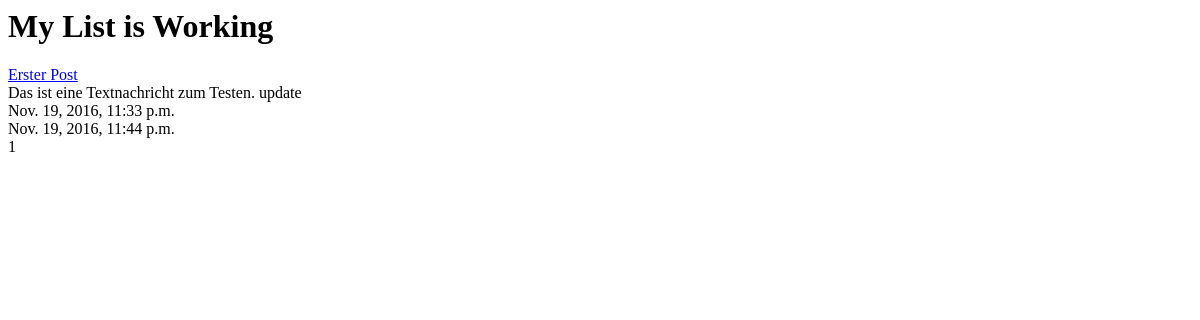
/posts/list/ (signed in), run on an earlier commit of the app's database.
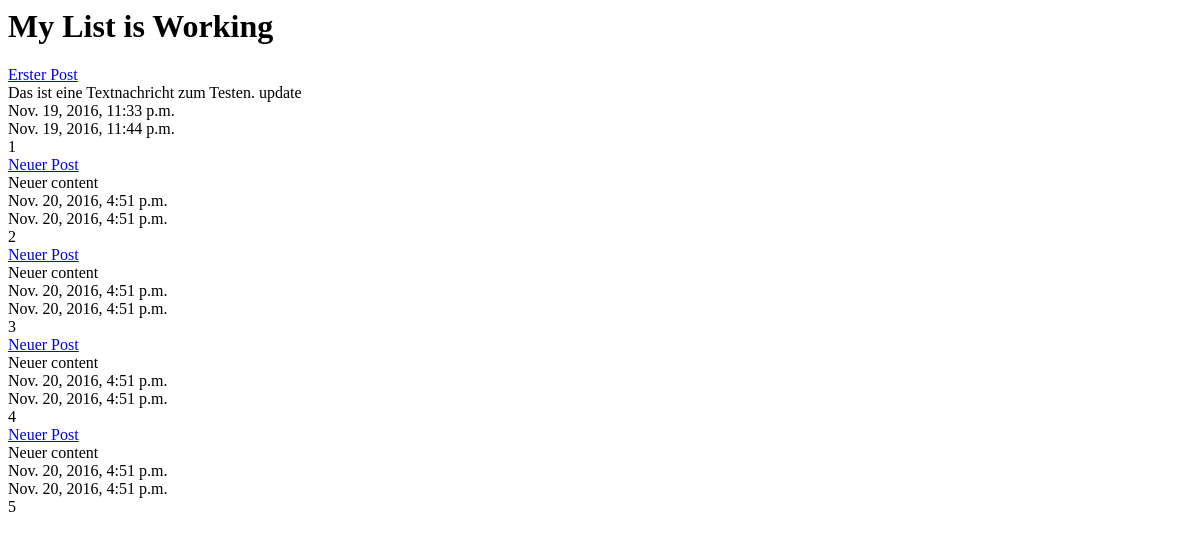
And on a later commit of the database.
### posts/models.py (models this page shows, shortened)
class Post(models.Model):
    title  = models.CharField(max_length = 120) #max length 120
    content = models.TextField()
    update = models.DateTimeField(auto_now = True ,auto_now_add =False)
    timestamp = models.DateTimeField(auto_now = False, auto_now_add =True)
    def get_absolute_url(self):
        return reverse("posts:detail", kwargs={"id": self.id})

### posts/views.py (the view)
def post_list(request):
    queryset = Post.objects.all()
    if request.user.is_authenticated():
        context_data = {
            "title": "My List",
            "object_list" : queryset
        }
    else:
        context_data = {
            "title": "List"
        }
    return render(request, "index.html", context_data)

### templates/index.html
<html>
<body>
<h1>{{title}} is Working</h1>
{%for obj in object_list %}
<a href='{{ obj.get_absolute_url }}'>{{obj.title}}</a><br/>
{{obj.content}}<br/>
{{obj.timestamp}}<br/>
{{obj.update}}<br/>
{{obj.id}}<br/>
{% endfor %}
</body>
</html>

What changed in the data, as far as the page shows it:
added Post: title "Neuer Post", content "Neuer content", timestamp "Nov. 20, 2016, 4:51 p.m.", update "Nov. 20, 2016, 4:51 p.m.", id "2"
added Post: title "Neuer Post", content "Neuer content", timestamp "Nov. 20, 2016, 4:51 p.m.", update "Nov. 20, 2016, 4:51 p.m.", id "3"
added Post: title "Neuer Post", content "Neuer content", timestamp "Nov. 20, 2016, 4:51 p.m.", update "Nov. 20, 2016, 4:51 p.m.", id "4"
added Post: title "Neuer Post", content "Neuer content", timestamp "Nov. 20, 2016, 4:51 p.m.", update "Nov. 20, 2016, 4:51 p.m.", id "5"
